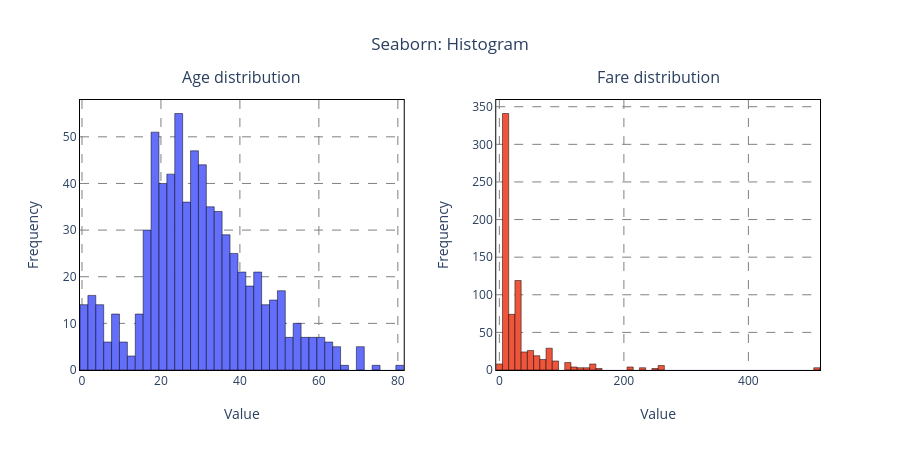

Notebook source saved alongside this figure:
### Code cell
# Graphic results - Histograms - Plotly

import plotly.graph_objects as go
from plotly.subplots import make_subplots

# !pip install nbformat

# Input data
n_bins = 2 * 30
lib_name = "Seaborn"
chart_name = "Histogram"

# Solution
fig = (make_subplots(1, 2, horizontal_spacing=0.125, subplot_titles=("Age distribution", "Fare distribution")).
       update_annotations(yshift=10))

row, col = 1, 1
fig.add_trace(go.Histogram(x=ages, name="age", nbinsx=n_bins, marker=dict(line=dict(color='black', width=0.5))),
              row=row, col=col)
fig.update_xaxes(title=dict(text="Value", standoff=2 * 10), row=row, col=col)
fig.update_yaxes(title=dict(text="Frequency", standoff=2 * 10), row=row, col=col)
fig.update_xaxes(showgrid=True, gridwidth=1.0, gridcolor='gray', griddash='dash', row=row, col=col)
fig.update_yaxes(showgrid=True, gridwidth=1.0, gridcolor='gray', griddash='dash', row=row, col=col)
# fig.update_xaxes(minor=dict(showgrid=True, gridcolor='green', gridwidth=0.5, griddash='dot'), row=row, col=col)
# fig.update_yaxes(minor=dict(showgrid=True, gridcolor='green', gridwidth=0.5, griddash='dot'), row=row, col=col)

row, col = 1, 2
fig.add_trace(go.Histogram(x=fares, name="fare", nbinsx=n_bins, marker=dict(line=dict(color='black', width=0.5))),
              row=row, col=col)
fig.update_xaxes(title=dict(text="Value", standoff=2 * 10), row=row, col=col)
fig.update_yaxes(title=dict(text="Frequency", standoff=2 * 10), row=row, col=col)
fig.update_xaxes(showgrid=True, gridwidth=1.0, gridcolor='gray', griddash='dash', row=row, col=col)
fig.update_yaxes(showgrid=True, gridwidth=1.0, gridcolor='gray', griddash='dash', row=row, col=col)
# fig.update_xaxes(minor=dict(showgrid=True, gridcolor='green', gridwidth=0.5, griddash='dot'), row=row, col=col)
# fig.update_yaxes(minor=dict(showgrid=True, gridcolor='green', gridwidth=0.5, griddash='dot'), row=row, col=col)

fig.update_layout(width=900, height=450, title_text=f"{lib_name}: {chart_name}", title_x=0.5, template="plotly_white",
                  showlegend=False)
fig.update_xaxes(showline=True, linewidth=1, linecolor='black', mirror=True)
fig.update_yaxes(showline=True, linewidth=1, linecolor='black', mirror=True)

fig.show()

### Figure 1 — Plotly figure (JSON) as saved in the notebook; plotly's stock layout.template omitted (floating-point values rounded to 4 significant figures; data arrays with more than 128 entries replaced by an {"elided": "..."} marker saying what was removed)
{"data": [{"marker": {"line": {"color": "black", "width": 0.5}}, "name": "age", "nbinsx": 60, "x": {"elided": "714 int values"}, "type": "histogram", "xaxis": "x", "yaxis": "y"}, {"marker": {"line": {"color": "black", "width": 0.5}}, "name": "fare", "nbinsx": 60, "x": {"elided": "714 float values"}, "type": "histogram", "xaxis": "x2", "yaxis": "y2"}], "layout": {"xaxis": {"anchor": "y", "domain": [0.0, 0.4375], "title": {"text": "Value", "standoff": 20}, "showgrid": true, "gridwidth": 1.0, "gridcolor": "gray", "griddash": "dash", "showline": true, "linewidth": 1, "linecolor": "black", "mirror": true}, "yaxis": {"anchor": "x", "domain": [0.0, 1.0], "title": {"text": "Frequency", "standoff": 20}, "showgrid": true, "gridwidth": 1.0, "gridcolor": "gray", "griddash": "dash", "showline": true, "linewidth": 1, "linecolor": "black", "mirror": true}, "xaxis2": {"anchor": "y2", "domain": [0.5625, 1.0], "title": {"text": "Value", "standoff": 20}, "showgrid": true, "gridwidth": 1.0, "gridcolor": "gray", "griddash": "dash", "showline": true, "linewidth": 1, "linecolor": "black", "mirror": true}, "yaxis2": {"anchor": "x2", "domain": [0.0, 1.0], "title": {"text": "Frequency", "standoff": 20}, "showgrid": true, "gridwidth": 1.0, "gridcolor": "gray", "griddash": "dash", "showline": true, "linewidth": 1, "linecolor": "black", "mirror": true}, "annotations": [{"font": {"size": 16}, "showarrow": false, "text": "Age distribution", "x": 0.2188, "xanchor": "center", "xref": "paper", "y": 1.0, "yanchor": "bottom", "yref": "paper", "yshift": 10}, {"font": {"size": 16}, "showarrow": false, "text": "Fare distribution", "x": 0.7812, "xanchor": "center", "xref": "paper", "y": 1.0, "yanchor": "bottom", "yref": "paper", "yshift": 10}], "title": {"text": "Seaborn: Histogram", "x": 0.5}, "width": 900, "height": 450, "showlegend": false}}
